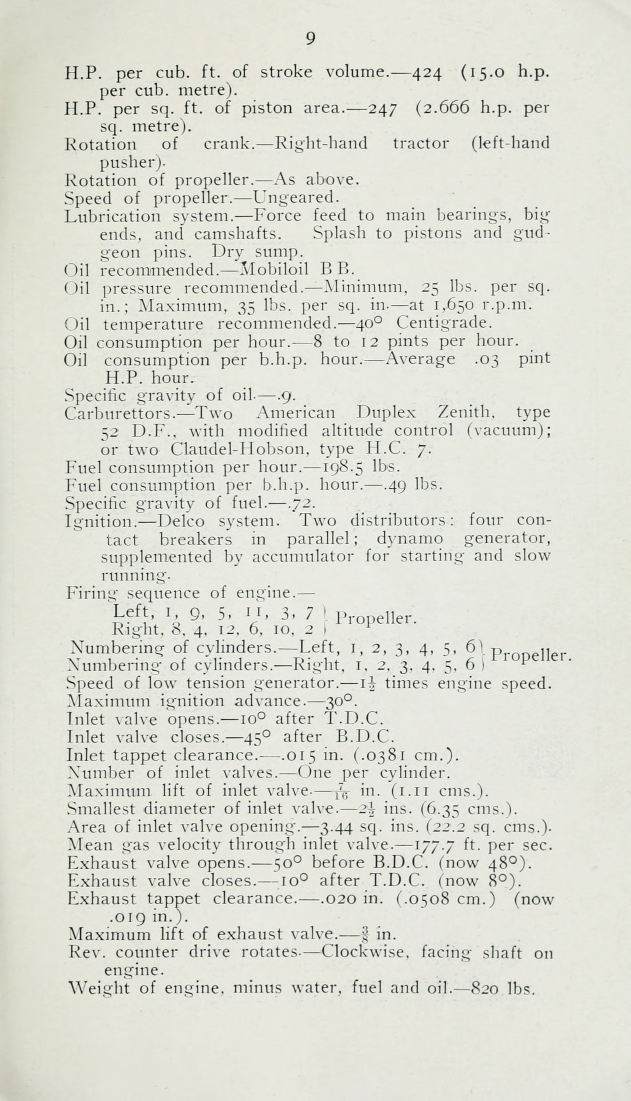
#> input picture references/1918-09_12_Cylinder_Liberty_Aero_Engine/Liberty_Project/sources/liberty12cylinde00grea_0011.jp2, 1893 x 3303 px, given in place of liberty12cylinde00grea_0101.jp2, which was not available (shown at 1/3 size)
$ python prepare_batch06_artwork.py
#> lines starting #> are read from the running program, lines starting #| are printed output that depends on the picture; pictures that were not available may be replaced by others from this repository, and a replacement may not be noted
#> further down, im is the input picture: PIL image 1893x3303 RGB; mean R, G, B 221.2, 222, 212.1
"""Original-pixel illustration crops; background normalization without geometric changes."""
from pathlib import Path
import json,hashlib,io
import numpy as np
from PIL import Image
R=Path(__file__).resolve().parents[1]
# Figure, scan, source-pixel crop, cleanup type, white point, source text-centre.
FIGURES=[
(75,101,[0,328,1925,2910],'tone',246,962.5),
(76,106,[140,390,1748,1995],'tone',246,947),
(77,107,[132,1500,1790,2177],'line',236,965),
(78,108,[354,992,1585,2520],'line',236,995),
(79,110,[263,1050,1757,2134],'line',236,1020),
(80,111,[365,1060,1415,2275],'line',236,895),
(81,112,[278,1080,1700,1985],'line',236,990),
(82,113,[520,350,1275,945],'line',234,905),
(83,113,[563,1950,1230,2240],'line',236,905),
(84,115,[596,1030,1165,2275],'line',240,885),
(85,116,[278,752,1720,1770],'line',236,1000),
(86,117,[295,1110,1585,1985],'line',234,945),
(87,118,[163,1290,1815,2420],'line',236,990),
(88,120,[267,1138,1725,2045],'line',236,1000)]

def background(a):
 h,w=a.shape;pts=[]
#> after `h, w = a.shape`: h = 3303; w = 1893
 for y in range(0,h,100):
  for x in range(0,w,100):
   t=a[y:y+100,x:x+100];pts.append([(x+t.shape[1]/2)/w,(y+t.shape[0]/2)/h,float(np.percentile(t,90))])
#> after the loop, pts = 646 items, first 6: [0.0264, 0.0151, 215], [0.0792, 0.0151, 215], [0.132, 0.0151, 219], [0.185, 0.0151, 224], [0.238, 0.0151, 226], [0.291, 0.0151, 227]
 x,y,z=np.array(pts).T;A=np.array([x*0+1,x,y,x*x,x*y,y*y]).T;keep=z>np.percentile(z,35)
#> after `x, y, z = np.array(pts).T`: x = 646 values, max 0.975 at index 18, min 0.0264 at index 0, mean 0.502; y = 646 values from 0.0151 to 1; z = 646 values, max 239 at index 309, min 208 at index 627, mean 231.8
#> after `A = np.array([x * 0 + 1, x, y, x * x, x * y, y * y]).T`: A = 646 rows, first 6: [1, 0.0264, 0.0151, 0.000698, 0.0004, 0.000229], [1, 0.0792, 0.0151, 0.00628, 0.0012, 0.000229], [1, 0.132, 0.0151, 0.0174, 0.002, 0.000229], [1, 0.185, 0.0151, 0.0342, 0.0028, 0.000229], [1, 0.238, 0.0151, 0.0565, 0.0036, 0.000229], [1, 0.291, 0.0151, 0.0844, 0.0044, 0.000229]
 for _ in range(4):
  c=np.linalg.lstsq(A[keep],z[keep],rcond=None)[0];r=z-A@c;keep=(r>-12)&(r<16)&(z>160)
#> this loop made 4 passes
#> c on passes 1 to 4: [227.9, 17.27, 20.23, -18.94, -2.46, -20.15], [221.1, 34.54, 26.54, -30.99, -2.52, -25.94], [219.4, 38.29, 29.89, -33.4, -3.99, -28.22], [219.4, 38.29, 29.89, -33.4, -3.99, -28.22]
 yy,xx=np.mgrid[:h,:w];xx=xx/w;yy=yy/h
#> after `yy, xx = np.mgrid[:h, :w]`:
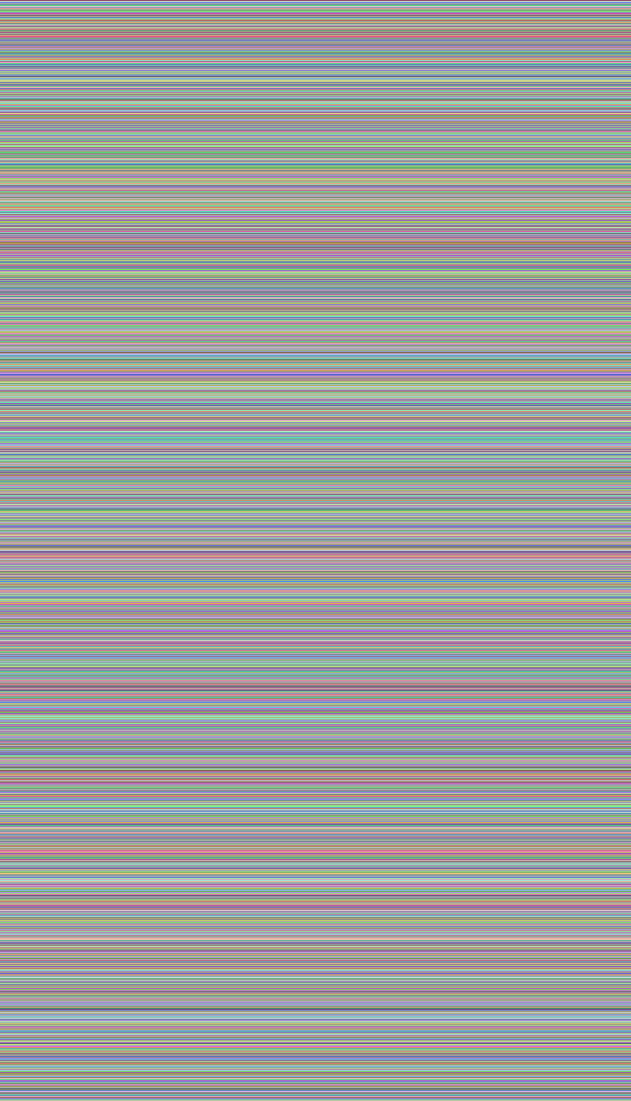
#> yy: shape (3303, 1893) int64 (shown at 1/3 size); 3303 distinct labels, from 0 to 3302; one colour per label, 0 black
#> after `yy, xx = np.mgrid[:h, :w]`:
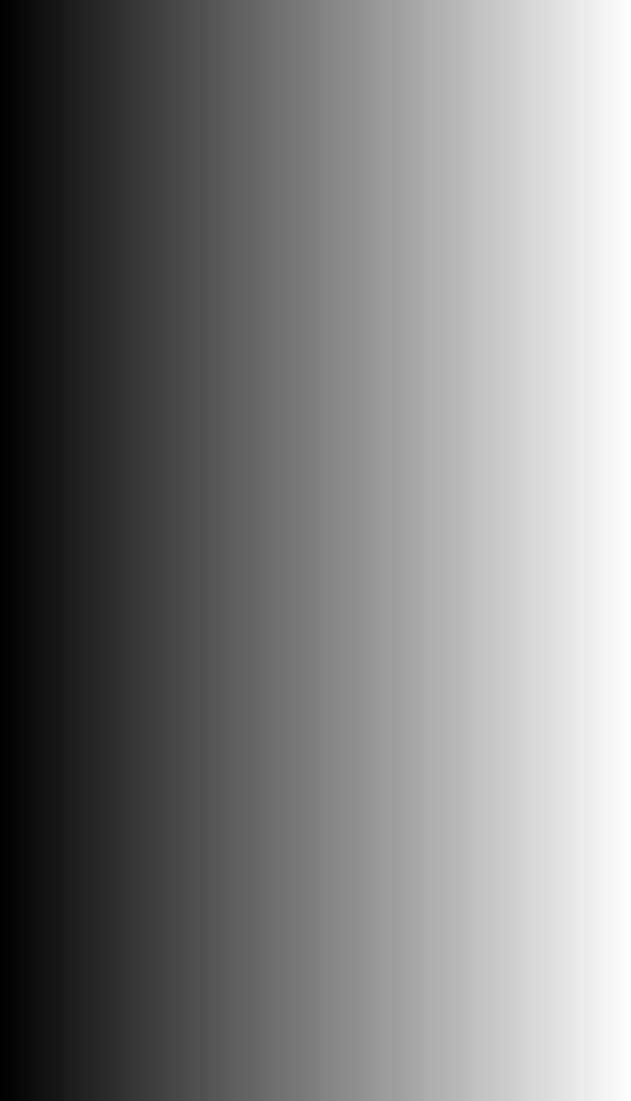
#> xx: shape (3303, 1893) int64 (shown at 1/3 size); min 0, max 1892, mean 946; drawn with min black and max white
#> after `yy = yy / h`:
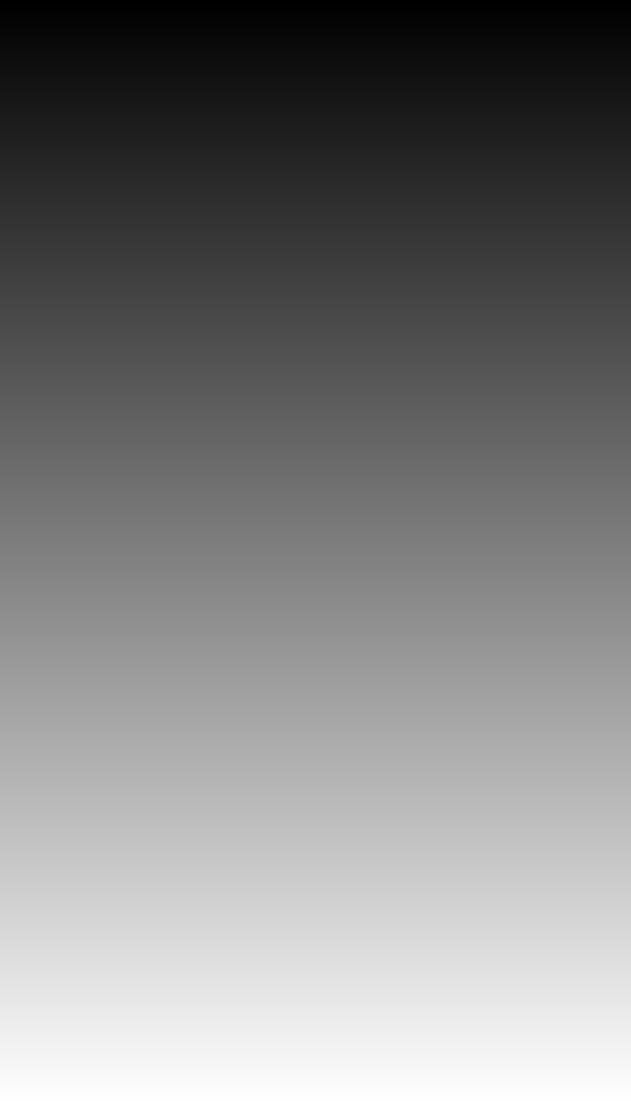
#> yy: shape (3303, 1893) float64 (shown at 1/3 size); min 0, max 1, mean 0.5
 return np.clip(c[0]+c[1]*xx+c[2]*yy+c[3]*xx*xx+c[4]*xx*yy+c[5]*yy*yy,165,255)
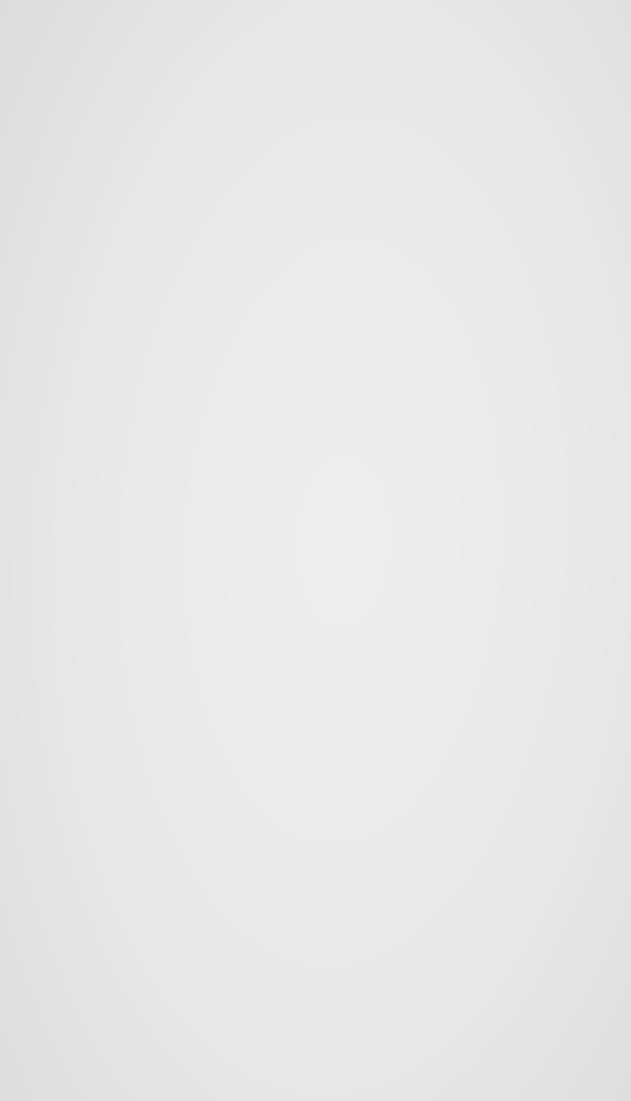
#> returned value: shape (3303, 1893) float64 (shown at 1/3 size); min 219.4, max 237.2, mean 232
def save(im,p):
 b=io.BytesIO();im.save(b,format='PNG',dpi=(344,344));Image.open(io.BytesIO(b.getvalue())).load();p.write_bytes(b.getvalue());Image.open(p).load()
records=[]
for number,leaf,box,kind,white,cx in FIGURES:
 im=Image.open(R/'sources'/f'liberty12cylinde00grea_{leaf:04}.jp2').convert('RGB')
 if kind=='color':
  a=np.asarray(im,dtype=float);bg=np.stack([background(a[:,:,c]) for c in range(3)],axis=2)
 else:
  a=np.asarray(im.convert('L'),dtype=float);bg=background(a)
 clean=np.clip(a/bg*255*255/white,0,255).astype('uint8')
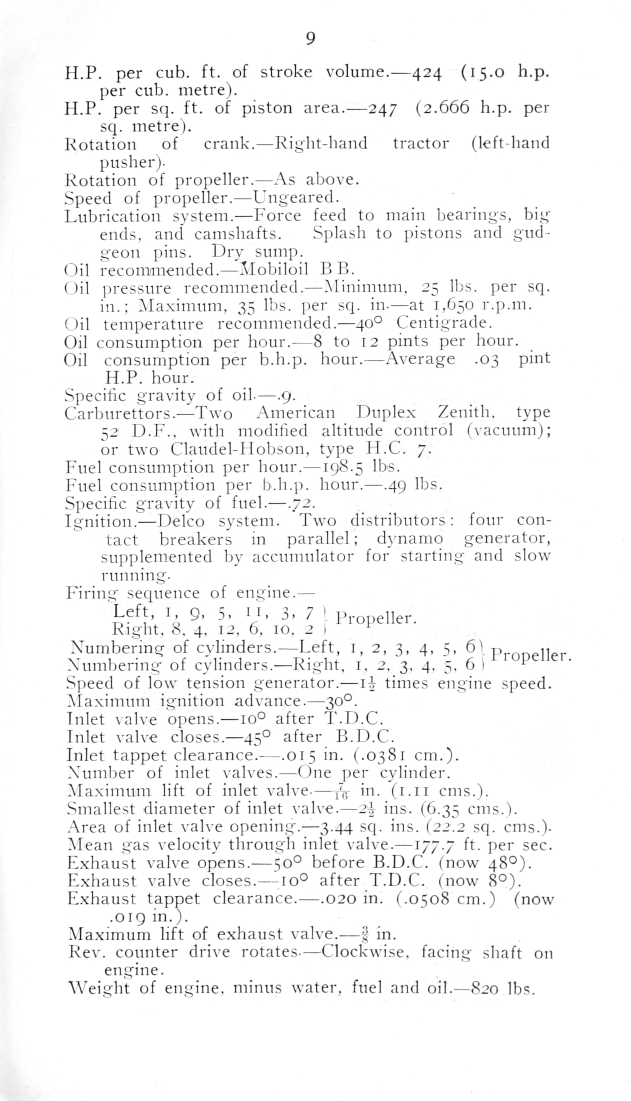
#> clean: shape (3303, 1893) (shown at 1/3 size); min 0, max 255, mean 245.5
 original=im.crop(box);out=Image.fromarray(clean).crop(box);key=str(number).zfill(3);asset=f'figure_{key}.png'
#> after `original = im.crop(box)`:
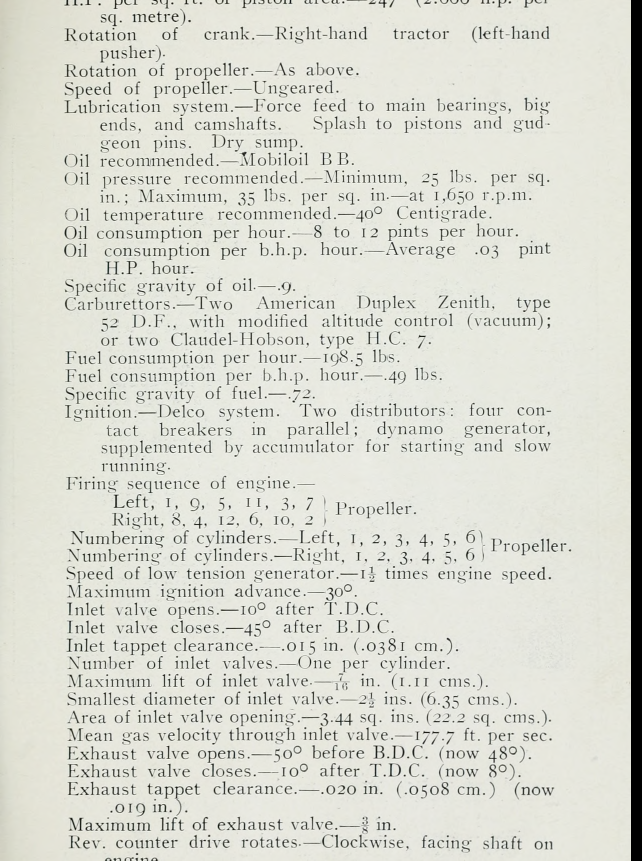
#> original: PIL image 1925x2582 RGB (shown at 1/3 size); mean R, G, B 216.7, 217.7, 208.4
#> after `out = Image.fromarray(clean).crop(box)`:
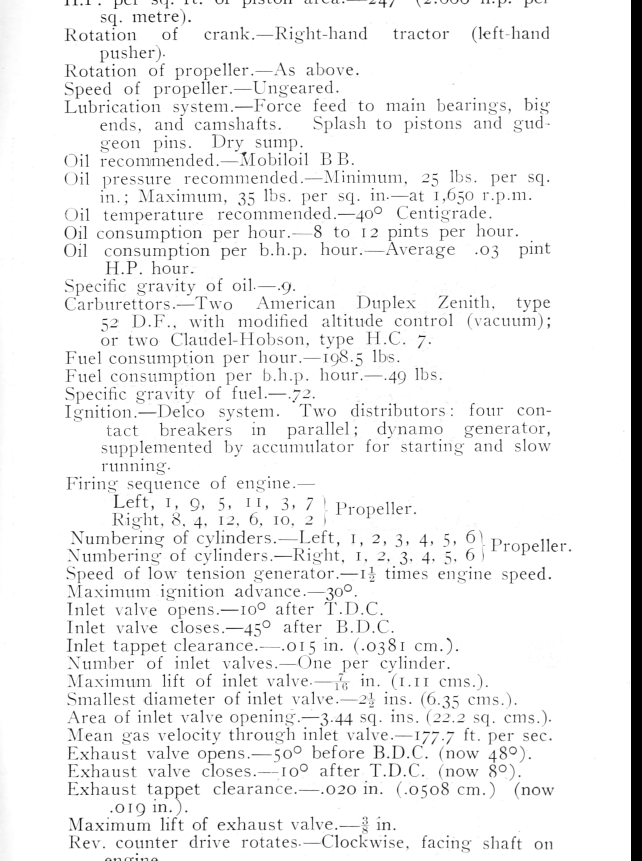
#> out: PIL image 1925x2582 L (shown at 1/3 size); min 0, max 255, mean 240
 if number==88:
  # Only the separate figure number shares the lower Dowel hole label's y range.
  # Both Dowel labels and their original leaders are retained.
  from PIL import ImageDraw
  ImageDraw.Draw(out).rectangle((910-box[0],1980-box[1],1135-box[0],2045-box[1]),fill=255)
 save(out,R/'assets'/asset);save(original,R/'assets'/f'figure_{key}_original.png')
 records.append(dict(figure=number,leaf=leaf,asset=asset,crop=box,kind=kind,white_point=white,source_center=cx,method='per-channel robust quadratic paper normalization' if kind=='color' else 'robust quadratic paper normalization',geometry='unchanged; no rotation, shear or nonlinear warp',pixels=list(out.size),sha256=hashlib.sha256((R/'assets'/asset).read_bytes()).hexdigest()))

 if number==88:records[-1]['caption_exclusion_source_pixels']=[910,1980,1135,2045]
 if number==75:records[-1]['layout_max_width_points']=386
 print(number,kind,flush=True)
#> pass 2 of the loop `for number,leaf,box,kind,white,cx in FIGURES:`:
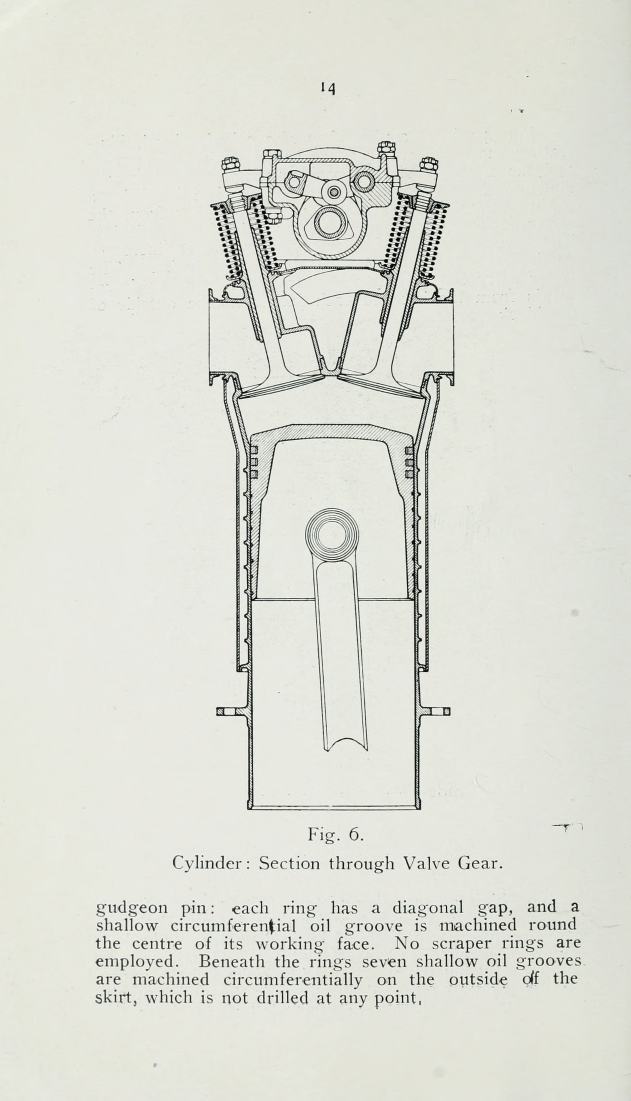
#> input picture references/1918-09_12_Cylinder_Liberty_Aero_Engine/Liberty_Project/sources/liberty12cylinde00grea_0016.jp2, 1893 x 3303 px, given in place of liberty12cylinde00grea_0106.jp2, which was not available (shown at 1/3 size)
#> im is the input picture: PIL image 1893x3303 RGB; mean R, G, B 221.7, 223.1, 214.4
#> the loop in background (call 2), `for _ in range(4):` made 4 passes
#> c on passes 1 to 4: [230.1, 15.38, 3.33, -16.08, -4, -2.19], [227.3, 17, 18.23, -26.82, 3.37, -18.71], [227.3, 17, 18.23, -26.82, 3.37, -18.71], [227.3, 17, 18.23, -26.82, 3.37, -18.71]
#> `original = im.crop(box)`:
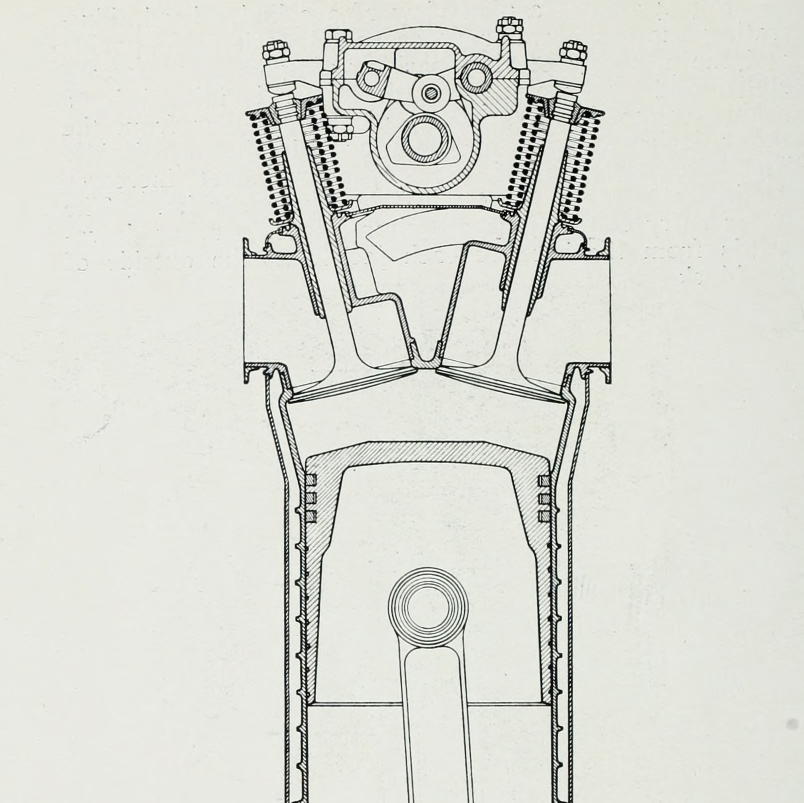
#> original: PIL image 1608x1605 RGB (shown at 1/2 size); mean R, G, B 218.4, 220, 212.1
#> `out = Image.fromarray(clean).crop(box)`:
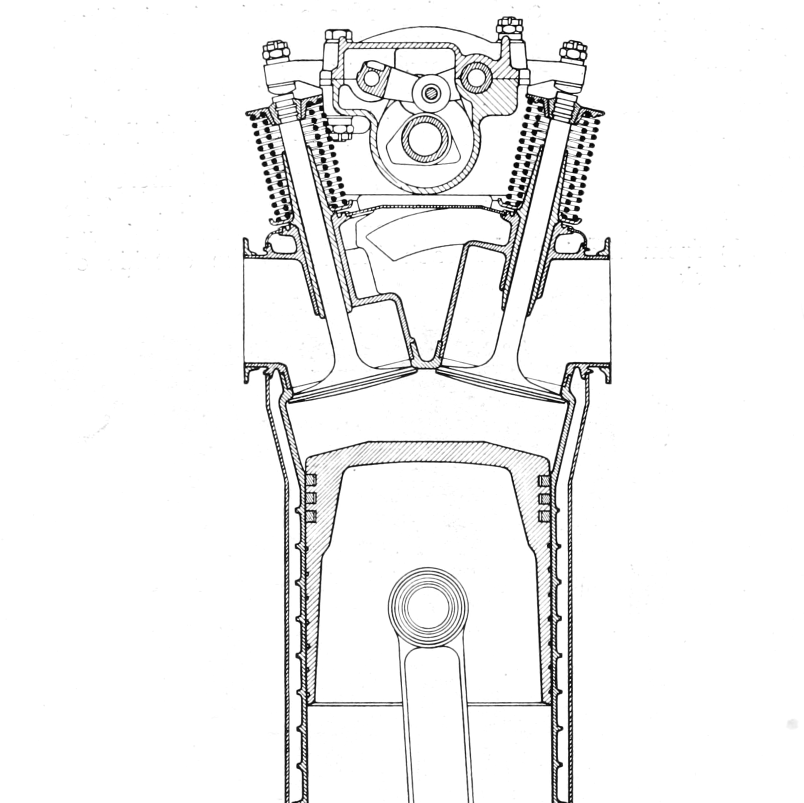
#> out: PIL image 1608x1605 L (shown at 1/2 size); min 0, max 255, mean 242.7
#> (the run stopped early here; a loop or call above may not have finished)
